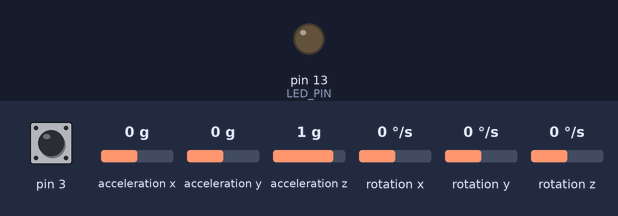
Recording of a sketch running on a simulated Arduino Leonardo, built with avr-gcc and run on an emulated ATmega32U4. On the bench: output pins drawn as LEDs (lit = HIGH). Dashed ring = blinking. Inputs (shaded band) come from the test bench; at power-on: acceleration z 1 g, acceleration y 0 g, pin 3 HIGH, acceleration x 0 g, rotation x 0 °/s, rotation y 0 °/s, rotation z 0 °/s. The sensor or clock chip raises its interrupt line as the real part does; what the sketch prints to the serial monitor is not drawn.

Above: at 0.1 s.
At 1.7 s:
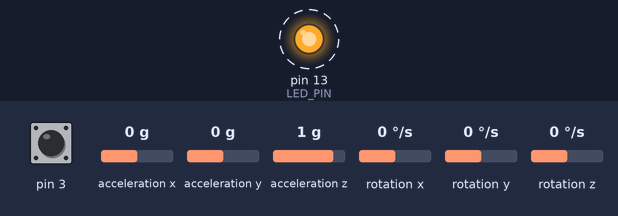
1.8 s: acceleration z set to -1.4 g
4.8 s: acceleration y set to 0.8 g
Timing chart, 0 to 60.3 s (numbered marks = the images above; inputs shaded):
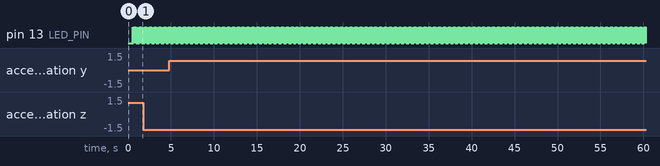

The sketch:

MPU6050_DMP6.ino
```cpp
// I2C device class (I2Cdev) demonstration Arduino sketch for MPU6050 class using DMP (MotionApps v2.0)
// 6/21/2012 by Jeff Rowberg <jeff@rowberg.net>
// Updates should (hopefully) always be available at https://github.com/jrowberg/i2cdevlib
//
// Changelog:
//      2013-05-08 - added seamless Fastwire support
//                 - added note about gyro calibration
//      2012-06-21 - added note about Arduino 1.0.1 + Leonardo compatibility error
//      2012-06-20 - improved FIFO overflow handling and simplified read process
//      2012-06-19 - completely rearranged DMP initialization code and simplification
//      2012-06-13 - pull gyro and accel data from FIFO packet instead of reading directly
//      2012-06-09 - fix broken FIFO read sequence and change interrupt detection to RISING
//      2012-06-05 - add gravity-compensated initial reference frame acceleration output
//                 - add 3D math helper file to DMP6 example sketch
//                 - add Euler output and Yaw/Pitch/Roll output formats
//      2012-06-04 - remove accel offset clearing for better results (thanks Sungon Lee)
//      2012-06-01 - fixed gyro sensitivity to be 2000 deg/sec instead of 250
//      2012-05-30 - basic DMP initialization working

/* ============================================
I2Cdev device library code is placed under the MIT license
Copyright (c) 2012 Jeff Rowberg

Permission is hereby granted, free of charge, to any person obtaining a copy
of this software and associated documentation files (the "Software"), to deal
in the Software without restriction, including without limitation the rights
to use, copy, modify, merge, publish, distribute, sublicense, and/or sell
copies of the Software, and to permit persons to whom the Software is
furnished to do so, subject to the following conditions:

The above copyright notice and this permission notice shall be included in
all copies or substantial portions of the Software.

THE SOFTWARE IS PROVIDED "AS IS", WITHOUT WARRANTY OF ANY KIND, EXPRESS OR
IMPLIED, INCLUDING BUT NOT LIMITED TO THE WARRANTIES OF MERCHANTABILITY,
FITNESS FOR A PARTICULAR PURPOSE AND NONINFRINGEMENT. IN NO EVENT SHALL THE
AUTHORS OR COPYRIGHT HOLDERS BE LIABLE FOR ANY CLAIM, DAMAGES OR OTHER
LIABILITY, WHETHER IN AN ACTION OF CONTRACT, TORT OR OTHERWISE, ARISING FROM,
OUT OF OR IN CONNECTION WITH THE SOFTWARE OR THE USE OR OTHER DEALINGS IN
THE SOFTWARE.
===============================================
*/

// I2Cdev and MPU6050 must be installed as libraries, or else the .cpp/.h files
// for both classes must be in the include path of your project
#include "I2Cdev.h"

#include "MPU6050_6Axis_MotionApps20.h"
//#include "MPU6050.h" // not necessary if using MotionApps include file

// Arduino Wire library is required if I2Cdev I2CDEV_ARDUINO_WIRE implementation
// is used in I2Cdev.h
#if I2CDEV_IMPLEMENTATION == I2CDEV_ARDUINO_WIRE
#include "Wire.h"
#endif

// class default I2C address is 0x68
// specific I2C addresses may be passed as a parameter here
// AD0 low = 0x68 (default for SparkFun breakout and InvenSense evaluation board)
// AD0 high = 0x69
MPU6050 mpu;
//MPU6050 mpu(0x69); // <-- use for AD0 high

/* =========================================================================
   NOTE: In addition to connection 3.3v, GND, SDA, and SCL, this sketch
   depends on the MPU-6050's INT pin being connected to the Arduino's
   external interrupt #0 pin. On the Arduino Uno and Mega 2560, this is
   digital I/O pin 2.
 * ========================================================================= */

/* =========================================================================
   NOTE: Arduino v1.0.1 with the Leonardo board generates a compile error
   when using Serial.write(buf, len). The Teapot output uses this method.
   The solution requires a modification to the Arduino USBAPI.h file, which
   is fortunately simple, but annoying. This will be fixed in the next IDE
   release. For more info, see these links:

   http://arduino.cc/forum/index.php/topic,109987.0.html
   http://code.google.com/p/arduino/issues/detail?id=958
 * ========================================================================= */


// uncomment "OUTPUT_READABLE_QUATERNION" if you want to see the actual
// quaternion components in a [w, x, y, z] format (not best for parsing
// on a remote host such as Processing or something though)
//#define OUTPUT_READABLE_QUATERNION

// uncomment "OUTPUT_READABLE_EULER" if you want to see Euler angles
// (in degrees) calculated from the quaternions coming from the FIFO.
// Note that Euler angles suffer from gimbal lock (for more info, see
// http://en.wikipedia.org/wiki/Gimbal_lock)
//#define OUTPUT_READABLE_EULER

// uncomment "OUTPUT_READABLE_YAWPITCHROLL" if you want to see the yaw/
// pitch/roll angles (in degrees) calculated from the quaternions coming
// from the FIFO. Note this also requires gravity vector calculations.
// Also note that yaw/pitch/roll angles suffer from gimbal lock (for
// more info, see: http://en.wikipedia.org/wiki/Gimbal_lock)
#define OUTPUT_READABLE_YAWPITCHROLL

//#define OUTPUT_RAW_DATA


// uncomment "OUTPUT_READABLE_REALACCEL" if you want to see acceleration
// components with gravity removed. This acceleration reference frame is
// not compensated for orientation, so +X is always +X according to the
// sensor, just without the effects of gravity. If you want acceleration
// compensated for orientation, us OUTPUT_READABLE_WORLDACCEL instead.
//#define OUTPUT_READABLE_REALACCEL

// uncomment "OUTPUT_READABLE_WORLDACCEL" if you want to see acceleration
// components with gravity removed and adjusted for the world frame of
// reference (yaw is relative to initial orientation, since no magnetometer
// is present in this case). Could be quite handy in some cases.
//#define OUTPUT_READABLE_WORLDACCEL

// uncomment "OUTPUT_TEAPOT" if you want output that matches the
// format used for the InvenSense teapot demo
//#define OUTPUT_TEAPOT


#define LED_PIN 13 // (Arduino is 13, Teensy is 11, Teensy++ is 6)
bool blinkState = false;

// MPU control/status vars
bool dmpReady = false;  // set true if DMP init was successful
uint8_t mpuIntStatus;   // holds actual interrupt status byte from MPU
uint8_t devStatus;      // return status after each device operation (0 = success, !0 = error)
uint16_t packetSize;    // expected DMP packet size (default is 42 bytes)
uint16_t fifoCount;     // count of all bytes currently in FIFO
uint8_t fifoBuffer[64]; // FIFO storage buffer

// orientation/motion vars
Quaternion q;           // [w, x, y, z]         quaternion container
VectorInt16 aa;         // [x, y, z]            accel sensor measurements
VectorInt16 GyroAxis;   // [x, y, z]            Gyroscope measurements
VectorInt16
aaReal;     // [x, y, z]            gravity-free accel sensor measurements
VectorInt16
aaWorld;    // [x, y, z]            world-frame accel sensor measurements
VectorFloat gravity;    // [x, y, z]            gravity vector
float euler[3];         // [psi, theta, phi]    Euler angle container
float ypr[3];           // [yaw, pitch, roll]   yaw/pitch/roll container and gravity vector


// packet structure for InvenSense teapot demo
uint8_t teapotPacket[14] = { '$', 0x02, 0, 0, 0, 0, 0, 0, 0, 0, 0x00, 0x00, '\r', '\n' };

int i = 0;


// ================================================================
// ===               INTERRUPT DETECTION ROUTINE                ===
// ================================================================

volatile bool mpuInterrupt =
    false;     // indicates whether MPU interrupt pin has gone high
void dmpDataReady()
{
    mpuInterrupt = true;
}


// ================================================================
// ===                      INITIAL SETUP                       ===
// ================================================================

void setup()
{
    // join I2C bus (I2Cdev library doesn't do this automatically)
#if I2CDEV_IMPLEMENTATION == I2CDEV_ARDUINO_WIRE
    Wire.begin();
    TWBR = 24; // 400kHz I2C clock (200kHz if CPU is 8MHz). Comment this line if having compilation difficulties with TWBR.
    //TWBR = 12; // set 400kHz mode @ 16MHz CPU or 200kHz mode @ 8MHz CPU
#elif I2CDEV_IMPLEMENTATION == I2CDEV_BUILTIN_FASTWIRE
    Fastwire::setup(400, true);
#endif

    // initialize serial communication
    // (115200 chosen because it is required for Teapot Demo output, but it's
    // really up to you depending on your project)
    Serial.begin(115200);

    while (!Serial); // wait for Leonardo enumeration, others continue immediately

    // NOTE: 8MHz or slower host processors, like the Teensy @ 3.3v or Ardunio
    // Pro Mini running at 3.3v, cannot handle this baud rate reliably due to
    // the baud timing being too misaligned with processor ticks. You must use
    // 38400 or slower in these cases, or use some kind of external separate
    // crystal solution for the UART timer.

    // initialize device
    // Serial.println(F("Initializing I2C devices..."));
    mpu.initialize();

    // verify connection
    //Serial.println(F("Testing device connections..."));
    //Serial.println(mpu.testConnection() ? F("MPU6050 connection successful") : F("MPU6050 connection failed"));


    // wait for ready
    //Serial.println(F("\nSend any character to begin DMP programming and demo: "));
    //while (Serial.available() && Serial.read()); // empty buffer
    //while (!Serial.available());                 // wait for data
    //while (Serial.available() && Serial.read()); // empty buffer again


    // load and configure the DMP
    //Serial.println(F("Initializing DMP..."));
    devStatus = mpu.dmpInitialize();


    mpu.setXAccelOffset(-2239);
    mpu.setYAccelOffset(698);
    mpu.setZAccelOffset(1554);
    mpu.setXGyroOffset(28);
    mpu.setYGyroOffset(-79);
    mpu.setZGyroOffset(-4);

    // make sure it worked (returns 0 if so)
    if (devStatus == 0) {
        // turn on the DMP, now that it's ready
        //Serial.println(F("Enabling DMP..."));
        mpu.setDMPEnabled(true);

        // enable Arduino interrupt detection
        //Serial.println(F("Enabling interrupt detection (Arduino external interrupt 0)..."));
        attachInterrupt(0, dmpDataReady, RISING);
        mpuIntStatus = mpu.getIntStatus();

        // set our DMP Ready flag so the main loop() function knows it's okay to use it
        //Serial.println(F("DMP ready! Waiting for first interrupt..."));
        dmpReady = true;

        // get expected DMP packet size for later comparison
        packetSize = mpu.dmpGetFIFOPacketSize();
    } else {
        // ERROR!
        // 1 = initial memory load failed
        // 2 = DMP configuration updates failed
        // (if it's going to break, usually the code will be 1)
        Serial.print(F("DMP Initialization failed (code "));
        Serial.print(devStatus);
        Serial.println(F(")"));
    }

    // configure LED for output
    pinMode(LED_PIN, OUTPUT);

    i = 0;
}

// ================================================================
// ===                    MAIN PROGRAM LOOP                     ===
// ================================================================

void loop()
{

    //long timestamp=0;
    //long timestamp_old=0;

    //timestamp_old = micros();

    // if programming failed, don't try to do anything
    if (!dmpReady) {
        return;
    }

    // wait for MPU interrupt or extra packet(s) available
    while (!mpuInterrupt && fifoCount < packetSize) {
        // other program behavior stuff here
        // .
        // .
        // .
        // if you are really paranoid you can frequently test in between other
        // stuff to see if mpuInterrupt is true, and if so, "break;" from the
        // while() loop to immediately process the MPU data
        // .
        // .
        // .
    }

    // reset interrupt flag and get INT_STATUS byte
    mpuInterrupt = false;
    mpuIntStatus = mpu.getIntStatus();

    // get current FIFO count
    fifoCount = mpu.getFIFOCount();

    // check for overflow (this should never happen unless our code is too inefficient)
    if ((mpuIntStatus & 0x10) || fifoCount == 1024) {
        // reset so we can continue cleanly
        mpu.resetFIFO();
        Serial.println(F("FIFO overflow!"));

        // otherwise, check for DMP data ready interrupt (this should happen frequently)
    } else if (mpuIntStatus & 0x02) {
        // wait for correct available data length, should be a VERY short wait
        while (fifoCount < packetSize) {
            fifoCount = mpu.getFIFOCount();
        }

        // read a packet from FIFO
        mpu.getFIFOBytes(fifoBuffer, packetSize);

        // track FIFO count here in case there is > 1 packet available
        // (this lets us immediately read more without waiting for an interrupt)
        fifoCount -= packetSize;

#ifdef OUTPUT_READABLE_QUATERNION
        // display quaternion values in easy matrix form: w x y z
        mpu.dmpGetQuaternion(&q, fifoBuffer);
        Serial.print("quat\t");
        Serial.print(q.w);
        Serial.print("\t");
        Serial.print(q.x);
        Serial.print("\t");
        Serial.print(q.y);
        Serial.print("\t");
        Serial.println(q.z);
#endif

#ifdef OUTPUT_READABLE_EULER
        // display Euler angles in degrees
        mpu.dmpGetQuaternion(&q, fifoBuffer);
        mpu.dmpGetEuler(euler, &q);

        /*
        Serial.print("euler\t");
        Serial.print(euler[0] * 180/M_PI);
        Serial.print("\t");
        Serial.print(euler[1] * 180/M_PI);
        Serial.print("\t");
        Serial.println(euler[2] * 180/M_PI);
        */
        /*
        Serial.print(aaReal.x);
        Serial.print(":");
        Serial.print(aaReal.y);
        Serial.print(":");
        Serial.print(aaReal.z);
        Serial.print(":");
        Serial.print(euler[2] * 180/M_PI);
        Serial.print(":");
        Serial.print(euler[1] * 180/M_PI);
        Serial.print(":");
        Serial.println(euler[0] * 180/M_PI);
        */
        mpu.getMotion6(&aa.x, &aa.y, &aa.z, &GyroAxis.x, &GyroAxis.y, &GyroAxis.z);

        Serial.print(euler[0] * 180 / M_PI);
        Serial.print(";");
        Serial.print(euler[1] * 180 / M_PI);
        Serial.print(";");
        Serial.print(euler[2] * 180 / M_PI);
        Serial.print(";");
        Serial.print(aa.x);
        Serial.print(";");
        Serial.print(aa.y);
        Serial.print(";");
        Serial.print(aa.z);
        Serial.println();

#endif

#ifdef OUTPUT_READABLE_YAWPITCHROLL
        float yaw;

        // display Euler angles in degrees
        mpu.dmpGetQuaternion(&q, fifoBuffer);
        mpu.dmpGetGravity(&gravity, &q);
        mpu.dmpGetYawPitchRoll(ypr, &q, &gravity);
        /*
        Serial.print("ypr\t");
        Serial.print(ypr[0] * 180/M_PI);
        Serial.print("\t");
        Serial.print(ypr[1] * 180/M_PI);
        Serial.print("\t");
        Serial.println(ypr[2] * 180/M_PI);
        */
        /*
        Serial.print(aaReal.x);
        Serial.print(":");
        Serial.print(aaReal.y);
        Serial.print(":");
        Serial.print(aaReal.z);
        Serial.print(":");
        Serial.print(ypr[1] * 180/M_PI);
        Serial.print(":");
        Serial.print(ypr[2] * 180/M_PI);
        Serial.print(":");
        Serial.println(ypr[0] * 180/M_PI);
        */

        mpu.getMotion6(&aa.x, &aa.y, &aa.z, &GyroAxis.x, &GyroAxis.y, &GyroAxis.z);
        Serial.print("Yaw = ");
        Serial.print(-ypr[0] * 180 / M_PI);
        Serial.print("\t");
        Serial.print("Pitch = ");
        Serial.print(-ypr[1] * 180 / M_PI);
        Serial.print("\t");
        Serial.print("Roll = ");
        Serial.println(ypr[2] * 180 / M_PI);
        /*
        Serial.print(yaw );  Serial.print(";");
        Serial.print(-ypr[0] * 180/M_PI);  Serial.print(";");
        Serial.print(-ypr[1] * 180/M_PI);  Serial.print(";");
        Serial.print(ypr[2] * 180/M_PI);  Serial.print(";");
        Serial.print(aa.x);           Serial.print(";");
        Serial.print(aa.y);           Serial.print(";");
        Serial.print(aa.z);           Serial.println();
        */
        /*
         Serial.print("quat\t");
         Serial.print(q.w);
         Serial.print(";");
         Serial.print(q.x);
         Serial.print(";");
         Serial.print(q.y);
         Serial.print(";");
         Serial.println(q.z);
         */
#endif

#ifdef OUTPUT_READABLE_REALACCEL
        // display real acceleration, adjusted to remove gravity
        mpu.dmpGetQuaternion(&q, fifoBuffer);
        mpu.dmpGetAccel(&aa, fifoBuffer);
        mpu.dmpGetGravity(&gravity, &q);
        mpu.dmpGetLinearAccel(&aaReal, &aa, &gravity);
        Serial.print("areal\t");
        Serial.print(aaReal.x);
        Serial.print("\t");
        Serial.print(aaReal.y);
        Serial.print("\t");
        Serial.println(aaReal.z);
#endif

#ifdef OUTPUT_READABLE_WORLDACCEL
        // display initial world-frame acceleration, adjusted to remove gravity
        // and rotated based on known orientation from quaternion
        mpu.dmpGetQuaternion(&q, fifoBuffer);
        mpu.dmpGetAccel(&aa, fifoBuffer);
        mpu.dmpGetGravity(&gravity, &q);
        mpu.dmpGetLinearAccel(&aaReal, &aa, &gravity);
        mpu.dmpGetLinearAccelInWorld(&aaWorld, &aaReal, &q);
        Serial.print("aworld\t");
        Serial.print(aaWorld.x);
        Serial.print("\t");
        Serial.print(aaWorld.y);
        Serial.print("\t");
        Serial.println(aaWorld.z);
#endif

#ifdef OUTPUT_TEAPOT
        // display quaternion values in InvenSense Teapot demo format:
        teapotPacket[2] = fifoBuffer[0];
        teapotPacket[3] = fifoBuffer[1];
        teapotPacket[4] = fifoBuffer[4];
        teapotPacket[5] = fifoBuffer[5];
        teapotPacket[6] = fifoBuffer[8];
        teapotPacket[7] = fifoBuffer[9];
        teapotPacket[8] = fifoBuffer[12];
        teapotPacket[9] = fifoBuffer[13];
        Serial.write(teapotPacket, 14);
        teapotPacket[11]++; // packetCount, loops at 0xFF on purpose
#endif

#ifdef OUTPUT_RAW_DATA
        //

        mpu.getMotion6(&aa.x, &aa.y, &aa.z, &GyroAxis.x, &GyroAxis.y, &GyroAxis.z);

        Serial.print(i);
        Serial.print(": Accel/Gyro Raw Data:\t");
        Serial.print(aa.x);
        Serial.print("\t");
        Serial.print(aa.y);
        Serial.print("\t");
        Serial.print(aa.z);
        Serial.print("\t");
        Serial.print(GyroAxis.x);
        Serial.print("\t");
        Serial.print(GyroAxis.y);
        Serial.print("\t");
        Serial.println(GyroAxis.z);

        i++;
#endif


        // blink LED to indicate activity
        blinkState = !blinkState;
        digitalWrite(LED_PIN, blinkState);
    }

    //timestamp = micros()- timestamp_old;
    //Serial.print("timestamp");
    //Serial.print("\t");
    //Serial.println(timestamp);
}
```

Measured:
- by itself, pin 13 (LED_PIN): alternates HIGH for 0.02 s and LOW for 0.02 s
